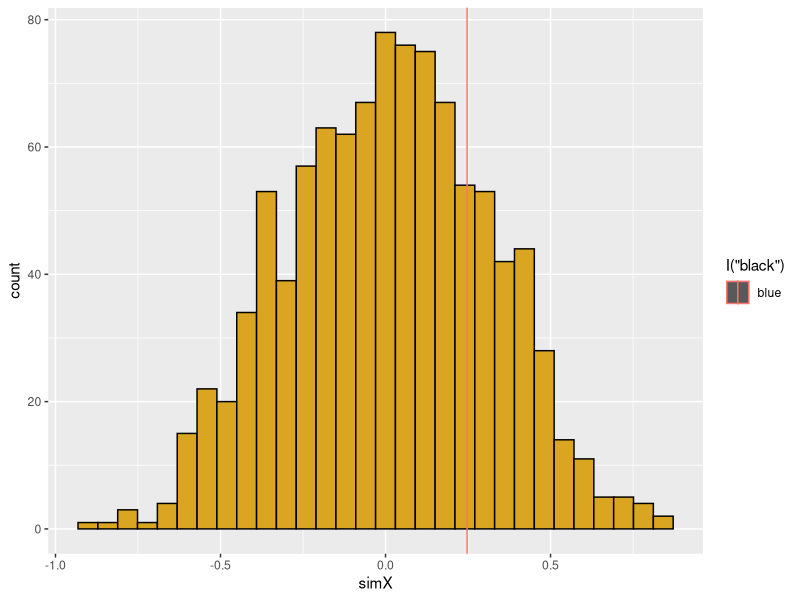

This chart was generated by the following R code:
## ---- chunk 1
library(ggplot2)
library(TeachingDemos)

set.seed(100)
char2seed("espresso withdrawal")
char2seed("espresso withdrawal", set=FALSE)

options(digits=10)
Sys.time()
as.numeric(Sys.time())
my_seed <- as.numeric(Sys.time())
set.seed(my_seed)
print(my_seed)

char2seed("espresso withdrawal")
my_seed <- char2seed("espresso withdrawal",set=FALSE)         
## ---- chunk 2
# create treatment groups
trt_group <- c(rep("Control",4),rep("Treatment",5))
print(trt_group)

# create response variable
z <- c(runif(4) + 1, runif(5) + 10)
print(z)

# combine into data frame
df <- data.frame(trt=trt_group,res=z)
print(df)

# look at means in observed data
obs <- tapply(df$res,df$trt,mean)
print(obs)

# create a simulated data set

# set up a new data frame
df_sim <- df

# randomize assignment of response to treatment groups
df_sim$res <- sample(df_sim$res)
print(df_sim)

#look at means in simulated data
sim <- tapply(df_sim$res,df$trt,mean)
print(sim)
## ---- chunk 3

####### ###########################################
# function: readData
# read in (or generate) data set for analysis
# input: file name (or nothing, for this demo)
# output: 3 column data frame of observed data (ID,x,y)
#------------------------------------------------- 
readData <- function(z=NULL) {
                if(is.null(z)){
                  xObs <- 1:20
                  yObs <- xObs + 10*rnorm(20)
                  dF <- data.frame(ID=seq_along(xObs),xObs,yObs)} # set up data frame                 
#  dF <-read.table(file=z,row.names=1,header=TRUE,sep=",",stringsAsFactors=FALSE)
# print(qplot(x=xObs,y=yObs)) # peek at input data
return(dF)
}
## ---- chunk 4

##################################################
# function: getMetric
# calculate metric for randomization test
# input: 2-column data frame for regression
# output: regression slope
#------------------------------------------------- 
getMetric <- function(z=NULL) {
                if(is.null(z)){
                  xObs <- 1:20
                  yObs <-  xObs + 10*rnorm(20)
                  z <- data.frame(ID=seq_along(xObs),xObs,yObs)} # set up data frame                 
. <- lm(z[,3]~z[,2])
. <- summary(.)
. <- .$coefficients[2,1]

slope <- .
return(slope)
}
## ---- chunk 5

##################################################
# function: shuffleData
# randomize data for regression analysis
# input: 3-column data frame (ID,xVar,yVar)
# output: 3-column data frame (ID,xVar,yVar)
#------------------------------------------------- 
shuffleData <- function(z=NULL) {
                if(is.null(z)){
                  xObs <- 1:20
                  yObs <- xObs + 3*rnorm(20)
                  z <- data.frame(ID=seq_along(xObs),xObs,yObs)} # set up data frame                 
z[,3] <- sample(z[,3]) # use sample function with defaults to reshuffle column

return(z)
}
## ---- chunk 6
##################################################
# function: getPVal
# calculate p value from simulation
# input: list of observed metric, and vector of simulated metrics
# output: lower, upper tail probability values
#------------------------------------------------- 
getPVal <- function(z=NULL) {
                    if(is.null(z)){
                      z <- list(xObs=runif(1),xSim=runif(1000))}
                      pLower <- mean(z[[2]]<=z[[1]])
                      pUpper <- mean(z[[2]]>=z[[1]])
return(c(pL=pLower,pU=pUpper))
                    }
## ---- chunk 7
##################################################
# function: plotRanTest
# create ggplot of histogram of simulated values
# input: list of observed metric and vector of simulated metrics
# output: saved ggplot graph
#------------------------------------------------- 
plotRanTest <- function(z=NULL) {
                if(is.null(z)){
                  z <- list(rnorm(1),rnorm(1000)) }
dF <- data.frame(ID=seq_along(z[[2]]),simX=z[[2]])
p1 <- ggplot(data=dF,mapping=aes(x=simX))
p1 + geom_histogram(mapping=aes(fill=I("goldenrod"),color=I("black"))) +
geom_vline(aes(xintercept=z[[1]],col="blue")) 

                  }
## ---- chunk 8
nSim <- 1000
Xsim <- rep(NA,nSim) # vector of simulated slopes
dF <- readData()
Xobs <- getMetric(dF)

for (i in seq_len(nSim)) {
Xsim[i] <- getMetric(shuffleData(dF))
}

slopes <- list(Xobs,Xsim)
getPVal(slopes)
plotRanTest(slopes)
